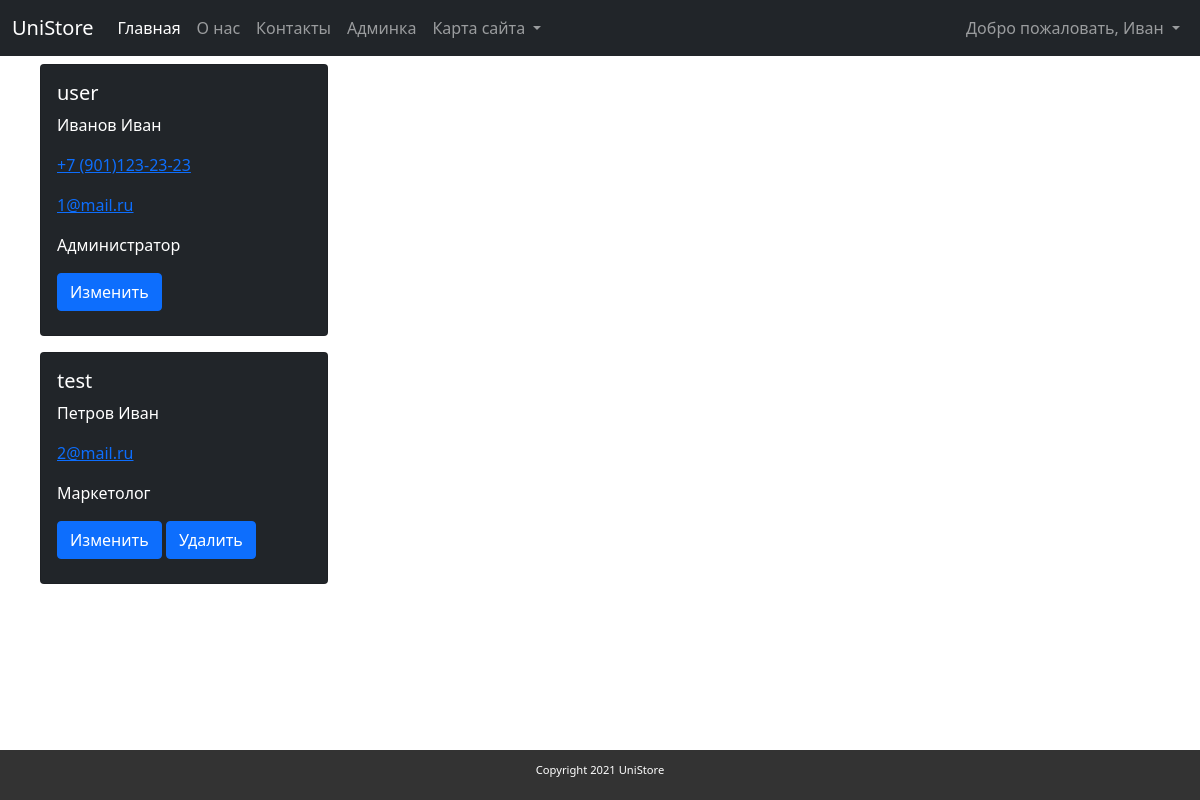
Page /staff/list (signed in) on the earlier database version.
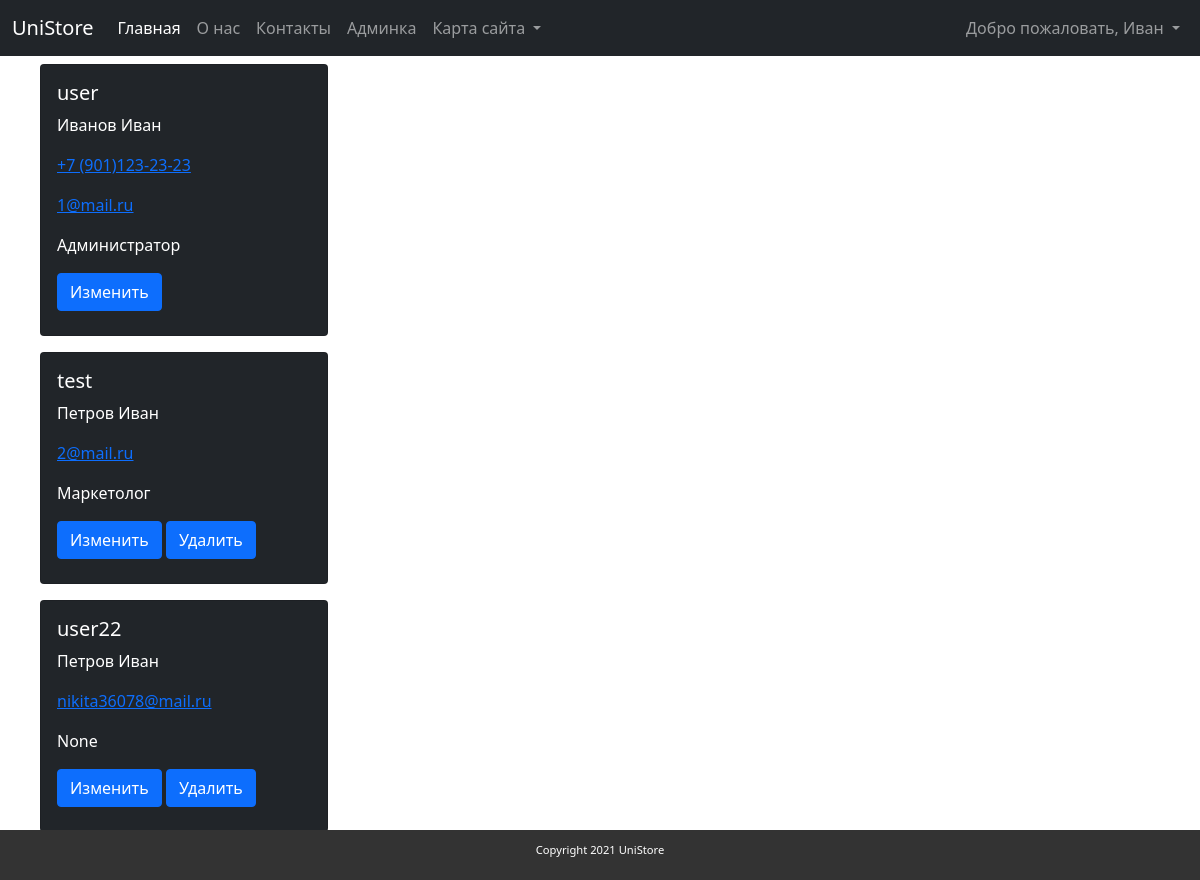
Same page on the later database version.
### app/models.py (models this page shows, shortened)
class Employee(models.Model):
    user = models.OneToOneField(User, on_delete=models.CASCADE)
    patronym = models.CharField('Отчество', max_length=255)
    post = models.ForeignKey(Post, related_name='post', on_delete=models.SET_NULL,
                             default=None, null=True, blank=True, verbose_name='Должность')
    phone = models.CharField('Телефон', max_length=255, blank=True)
    class Meta:
        verbose_name = "Сотрудник"
        verbose_name_plural = "Сотрудники"

class Post(models.Model):
    title = models.CharField(max_length=255)
    def __str__(self):
        return self.title
    class Meta:
        verbose_name = "Должность"
        verbose_name_plural = "Должности"

### app/views.py (the view)
# urls.py: path('staff/list', StaffListView.as_view(), name='staff_list'),
class StaffListView(ListView):
    model = Employee
    template_name = 'app/staff/list.html'

### app/templates/app/staff/list.html (shortened to what this page needs)
{% extends "app/layout.html" %}
{% block content %}
{% for person in object_list %}
    <div class="card h-100 mb-3 ms-3" style="max-width: 18rem;min-width: 18rem;">
        <div class="card-body">
            <h5>{{person.user.username}}</h5>
            <p class="card-text">{{person.user.last_name}} {{person.user.first_name}} {{person.user.employee.patronym}}</p>
            <p><a href="tel:{{person.phone}}" class="card-link">{{person.phone}}</a></p>
            <p><a href="{{person.user.email}}" class="card-link">{{person.user.email}}</a></p>
            <p class="card-text">{{person.post}}</p>
            <div class="mx-auto">
                <a href="/staff/edit/{{person.user.id}}" class="btn btn-primary mb-2">Изменить</a>
                {% if not person.user.is_superuser %}
                <a href="/staff/delete/{{person.user.id}}" class="btn btn-primary mb-2">Удалить</a>
                {% endif %}
            </div>
        </div>
    </div>
{% endfor %}
{% endblock %}

Differences in the rows shown:
added Employee: user.username "user22", user.last_name "Петров", user.first_name "Иван", user.email "nikita36078@mail.ru", post "None"
